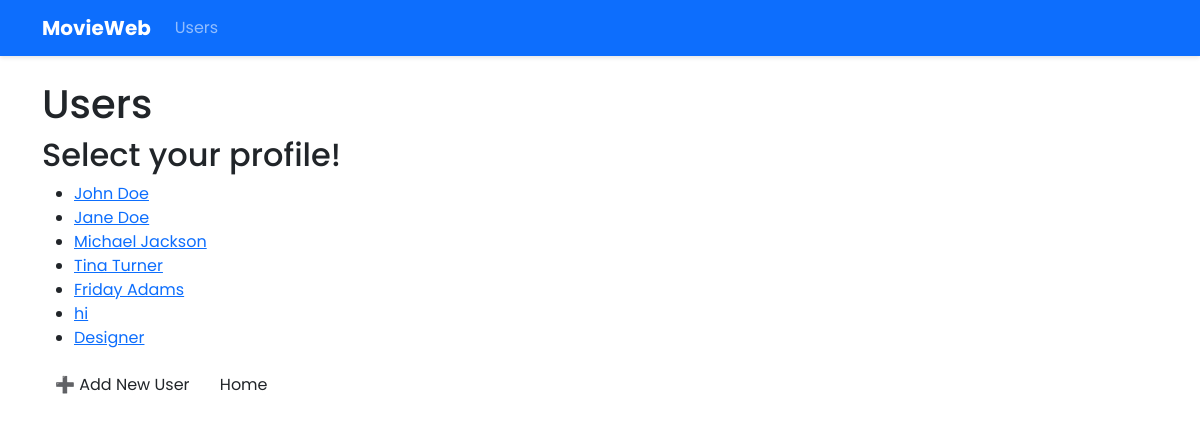
/users, run on an earlier commit of the app's database.
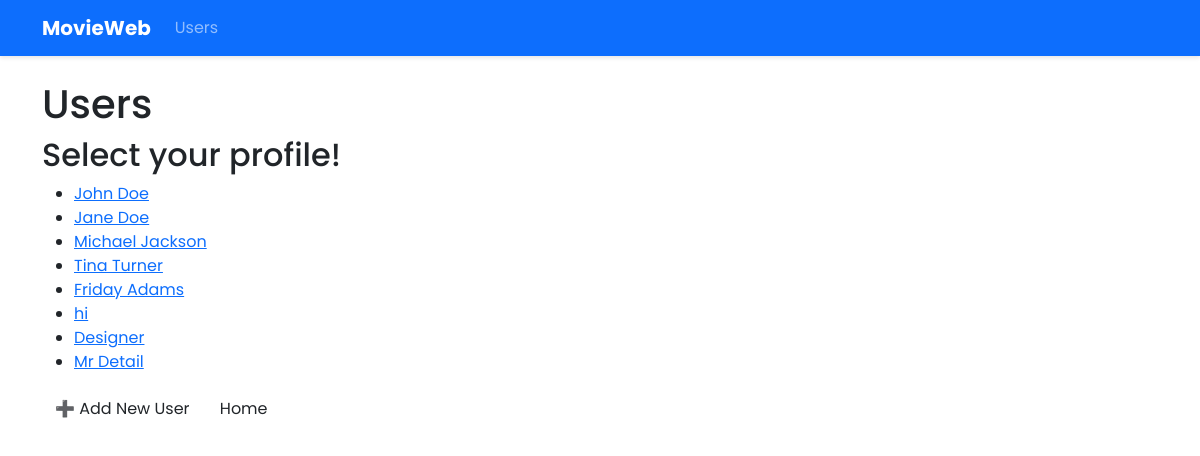
And on a later commit of the database.
### models.py (models this page shows)
class User(Base):
    __tablename__ = "users"
    id = Column(Integer, primary_key=True)
    username = Column(String, unique=True, nullable=False)
    movies = relationship("Movie", back_populates="user")

### app.py (the view)
@app.route("/users")
def list_users():
    users = data_manager.get_all_users()
    return render_template("user_select.html", users=users)

### data_manager/sqlite_data_manager.py (called while the page is built)
    def get_all_users(self):
        session = self.Session()
        try:
            return session.query(User).all()
        finally:
            session.close()

### templates/user_select.html (shortened to what this page needs)
{% extends "base.html" %}
{% block content %}
<h1> Users</h1>
<h2>Select your profile!</h2>
<ul>
  {% for user in users %}
    <li>
      <a href="{{ url_for('user_movies', user_id=user.id) }}">
        {{ user.username }}
      </a>
    </li>
  {% endfor %}
</ul>
<p>
  <a href="{{ url_for('add_user') }}" class="btn">➕ Add New User</a>
<a href="{{ url_for('home') }}" class="btn">Home</a>
</p>
{% endblock %}

What changed in the data, as far as the page shows it:
added User: username "Mr Detail"
